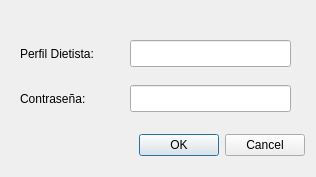
<?xml version="1.0" encoding="UTF-8"?>
<ui version="4.0">
 <class>Dialog_PD_Pass</class>
 <widget class="QDialog" name="Dialog_PD_Pass">
  <property name="windowModality">
   <enum>Qt::ApplicationModal</enum>
  </property>
  <property name="geometry">
   <rect>
    <x>0</x>
    <y>0</y>
    <width>316</width>
    <height>177</height>
   </rect>
  </property>
  <property name="focusPolicy">
   <enum>Qt::WheelFocus</enum>
  </property>
  <property name="windowTitle">
   <string>Introduzca Contraseña</string>
  </property>
  <widget class="QDialogButtonBox" name="buttonBox">
   <property name="geometry">
    <rect>
     <x>130</x>
     <y>130</y>
     <width>175</width>
     <height>30</height>
    </rect>
   </property>
   <property name="orientation">
    <enum>Qt::Horizontal</enum>
   </property>
   <property name="standardButtons">
    <set>QDialogButtonBox::Cancel|QDialogButtonBox::Ok</set>
   </property>
  </widget>
  <widget class="QLabel" name="label">
   <property name="geometry">
    <rect>
     <x>20</x>
     <y>45</y>
     <width>101</width>
     <height>17</height>
    </rect>
   </property>
   <property name="text">
    <string>Perfil Dietista:</string>
   </property>
  </widget>
  <widget class="QLineEdit" name="lineEdit_PD">
   <property name="enabled">
    <bool>true</bool>
   </property>
   <property name="geometry">
    <rect>
     <x>130</x>
     <y>40</y>
     <width>161</width>
     <height>27</height>
    </rect>
   </property>
   <property name="readOnly">
    <bool>true</bool>
   </property>
  </widget>
  <widget class="QLineEdit" name="lineEdit_Pass">
   <property name="geometry">
    <rect>
     <x>130</x>
     <y>85</y>
     <width>161</width>
     <height>27</height>
    </rect>
   </property>
   <property name="echoMode">
    <enum>QLineEdit::Password</enum>
   </property>
  </widget>
  <widget class="QLabel" name="label_2">
   <property name="geometry">
    <rect>
     <x>20</x>
     <y>90</y>
     <width>82</width>
     <height>17</height>
    </rect>
   </property>
   <property name="text">
    <string>Contraseña:</string>
   </property>
  </widget>
  <widget class="QLabel" name="label_error">
   <property name="geometry">
    <rect>
     <x>20</x>
     <y>10</y>
     <width>199</width>
     <height>17</height>
    </rect>
   </property>
   <property name="styleSheet">
    <string notr="true">color: #ff0000</string>
   </property>
   <property name="text">
    <string/>
   </property>
  </widget>
 </widget>
 <tabstops>
  <tabstop>lineEdit_PD</tabstop>
  <tabstop>lineEdit_Pass</tabstop>
  <tabstop>buttonBox</tabstop>
 </tabstops>
 <resources/>
 <connections>
  <connection>
   <sender>buttonBox</sender>
   <signal>accepted()</signal>
   <receiver>Dialog_PD_Pass</receiver>
   <slot>accept()</slot>
   <hints>
    <hint type="sourcelabel">
     <x>248</x>
     <y>254</y>
    </hint>
    <hint type="destinationlabel">
     <x>157</x>
     <y>274</y>
    </hint>
   </hints>
  </connection>
  <connection>
   <sender>buttonBox</sender>
   <signal>rejected()</signal>
   <receiver>Dialog_PD_Pass</receiver>
   <slot>reject()</slot>
   <hints>
    <hint type="sourcelabel">
     <x>316</x>
     <y>260</y>
    </hint>
    <hint type="destinationlabel">
     <x>286</x>
     <y>274</y>
    </hint>
   </hints>
  </connection>
 </connections>
</ui>
